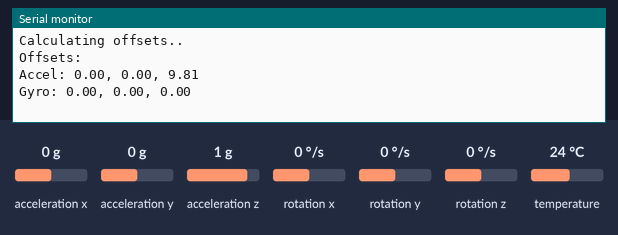
The sketch below on a simulated Arduino Uno, built with avr-gcc and run on an emulated ATmega328P. Parts: the last lines printed to the serial monitor. Inputs (shaded band) come from the test bench; at power-on: acceleration z 1 g, rotation x 0 °/s, acceleration x 0 g, acceleration y 0 g, rotation y 0 °/s, rotation z 0 °/s, temperature 24 °C.

Above: at 13.6 s.
13.7 s: acceleration z set to -1.4 g
At 14.6 s:
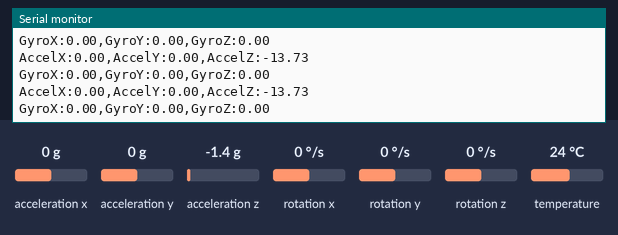
15.2 s: rotation x set to -192 °/s
At 17.8 s:
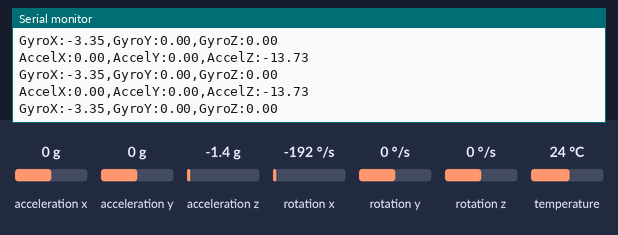
18.2 s: acceleration x set to -1.4 g
At 19.2 s:
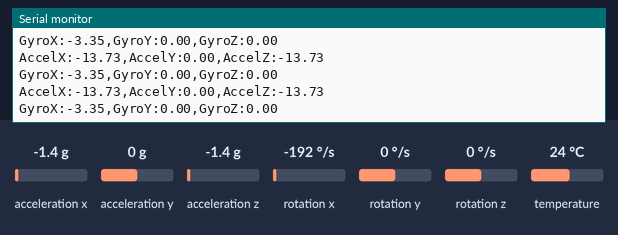
19.7 s: acceleration x set to -0.8 g
At 20.7 s:
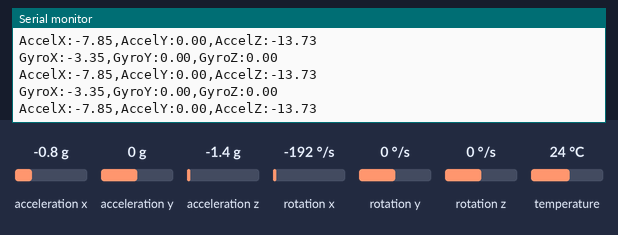
22.7 s: acceleration y set to -1.4 g
At 23.2 s:
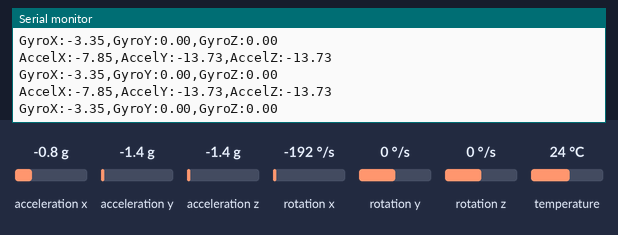
24.2 s: acceleration y set to 0 g
At 24.7 s:
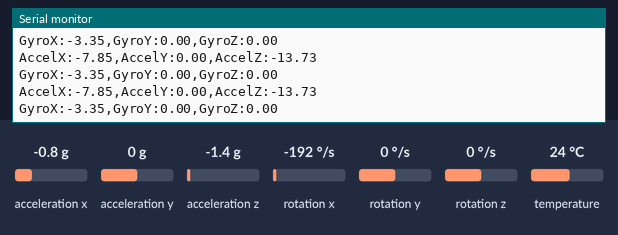
Timing chart, 0 to 27.2 s (numbered marks = the images above; inputs shaded):
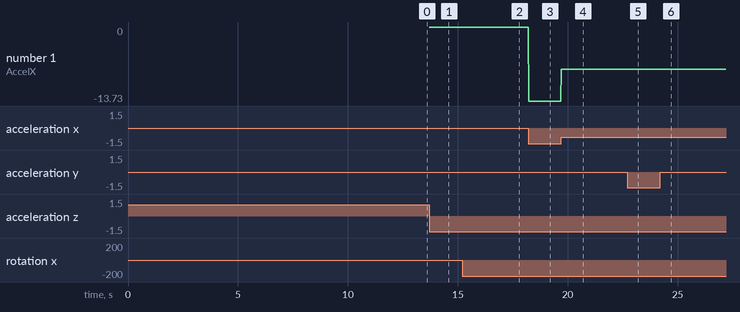

The sketch:

new_imu.ino
```cpp
#include <Adafruit_MPU6050.h>
#include <Adafruit_Sensor.h>
#include <Wire.h>

Adafruit_MPU6050 mpu;

float ax_offset = 0;
float ay_offset = 0;
float az_offset = 0;
float gx_offset = 0;
float gy_offset = 0;
float gz_offset = 0;


const double accel_threshold = 15; // aceleration threshold for motion detection
const double gyro_threshold = 1.2; // gyroscope threshold for motion detection
const int motion_period = 4000; // set one motion operating time to 4 seconds
sensors_event_t prev_a, prev_g, prev_temp;


// double ax, ay, az;
// double gx, gy, gz;
bool is_moving = false;

void setup() {
  Serial.begin(115200);
  mpuSetup();
  calculateOffsets();
  delay(5000);
  mpu.getEvent(&prev_a, &prev_g, &prev_temp);
}

void loop() {
  getIMUData();

  if (is_moving) {
    // start a round of movement detection if detected a start of move.
    unsigned long start_time = millis();
    while (millis()-start_time < motion_period) {
      sendIMUData();
      delay(25); // sense IMU data and send in frequency 40Hz
    }
  }
  delay(100); // check for motion, frequency 10Hz
}

void mpuSetup() {
  if (!mpu.begin()) {
    while (1) {
      delay(10);
    }
  }
  mpu.setAccelerometerRange(MPU6050_RANGE_8_G);
  mpu.setGyroRange(MPU6050_RANGE_500_DEG);
  mpu.setFilterBandwidth(MPU6050_BAND_21_HZ);
  mpu.setHighPassFilter(MPU6050_HIGHPASS_0_63_HZ);

  delay(100);
}

void getIMUData() {
  sensors_event_t a, g, temp;
  mpu.getEvent(&a, &g, &temp);
  calibrateIMU(&a, &g);

  if (check_motion(&a, &g, &prev_a)) is_moving = true;
  else is_moving = false;
  prev_a = a;
}

void sendIMUData() {
  sensors_event_t a, g, temp;
  mpu.getEvent(&a, &g, &temp);

  // write code to sendIMUData

    /* Print out the values */
  Serial.print("AccelX:");
  Serial.print(a.acceleration.x);
  Serial.print(",");
  Serial.print("AccelY:");
  Serial.print(a.acceleration.y);
  Serial.print(",");
  Serial.print("AccelZ:");
  Serial.print(a.acceleration.z);
  Serial.println("");
  Serial.print("GyroX:");
  Serial.print(g.gyro.x);
  Serial.print(",");
  Serial.print("GyroY:");
  Serial.print(g.gyro.y);
  Serial.print(",");
  Serial.print("GyroZ:");
  Serial.print(g.gyro.z);
  Serial.println("");
}

bool check_motion(sensors_event_t *a, sensors_event_t *g, sensors_event_t *prev_a) {
  double delta_ax = abs(a->acceleration.x - prev_a->acceleration.x);
  double delta_ay = abs(a->acceleration.y - prev_a->acceleration.y);
  double delta_az = abs(a->acceleration.z - prev_a->acceleration.z);

  double total_accel = sqrt(delta_ax * delta_ax + delta_ay * delta_ay + delta_az * delta_az);
  double total_gyro = sqrt(g->gyro.x * g->gyro.x + g->gyro.y * g->gyro.y + g->gyro.z * g->gyro.z);
  // Serial.println(total_accel);
  // Serial.println(total_gyro);
  return total_accel > accel_threshold || total_gyro > gyro_threshold;
}

void calculateOffsets() {
  Serial.println("Calculating offsets..");
  float ax_sum = 0, ay_sum = 0, az_sum = 0;
  float gx_sum = 0, gy_sum = 0, gz_sum = 0;
  const int numReadings = 1000;

  for (int i = 0; i < numReadings; i++) {
    sensors_event_t a, g, temp;
    mpu.getEvent(&a, &g, &temp);

    ax_sum += a.acceleration.x;
    ay_sum += a.acceleration.y;
    az_sum += a.acceleration.z;
    gx_sum += g.gyro.x;
    gy_sum += g.gyro.y;
    gz_sum += g.gyro.z;

    delay(5);
  }

  ax_offset = ax_sum / numReadings;
  ay_offset = ay_sum / numReadings;
  az_offset = (az_sum / numReadings);
  gx_offset = gx_sum / numReadings;
  gy_offset = gy_sum / numReadings;
  gz_offset = gz_sum / numReadings;

  Serial.println("Offsets:");
  Serial.print("Accel: ");
  Serial.print(ax_offset); Serial.print(", ");
  Serial.print(ay_offset); Serial.print(", ");
  Serial.println(az_offset);
  Serial.print("Gyro: ");
  Serial.print(gx_offset); Serial.print(", ");
  Serial.print(gy_offset); Serial.print(", ");
  Serial.println(gz_offset);
}

void calibrateIMU(sensors_event_t *a, sensors_event_t *g) {
  a->acceleration.x -= ax_offset;
  a->acceleration.y -= ay_offset;
  a->acceleration.z -= az_offset;

  g->gyro.x -= gx_offset;
  g->gyro.y -= gy_offset;
  g->gyro.z -= gz_offset;
}
```

Measured:
- after the input at 13.7 s, the serial monitor: prints a new line at once (image 1)
- after the input at 15.2 s, the serial monitor: prints a new line at once (image 2)
- after the input at 18.2 s, the serial monitor: prints a new line at once (image 3)
- after the input at 19.7 s, the serial monitor: prints a new line at once (image 4)
- after the input at 22.7 s, the serial monitor: prints a new line at once (image 5)
- plotted number 1: -13.73 → -7.85 after the input at 19.7 s
